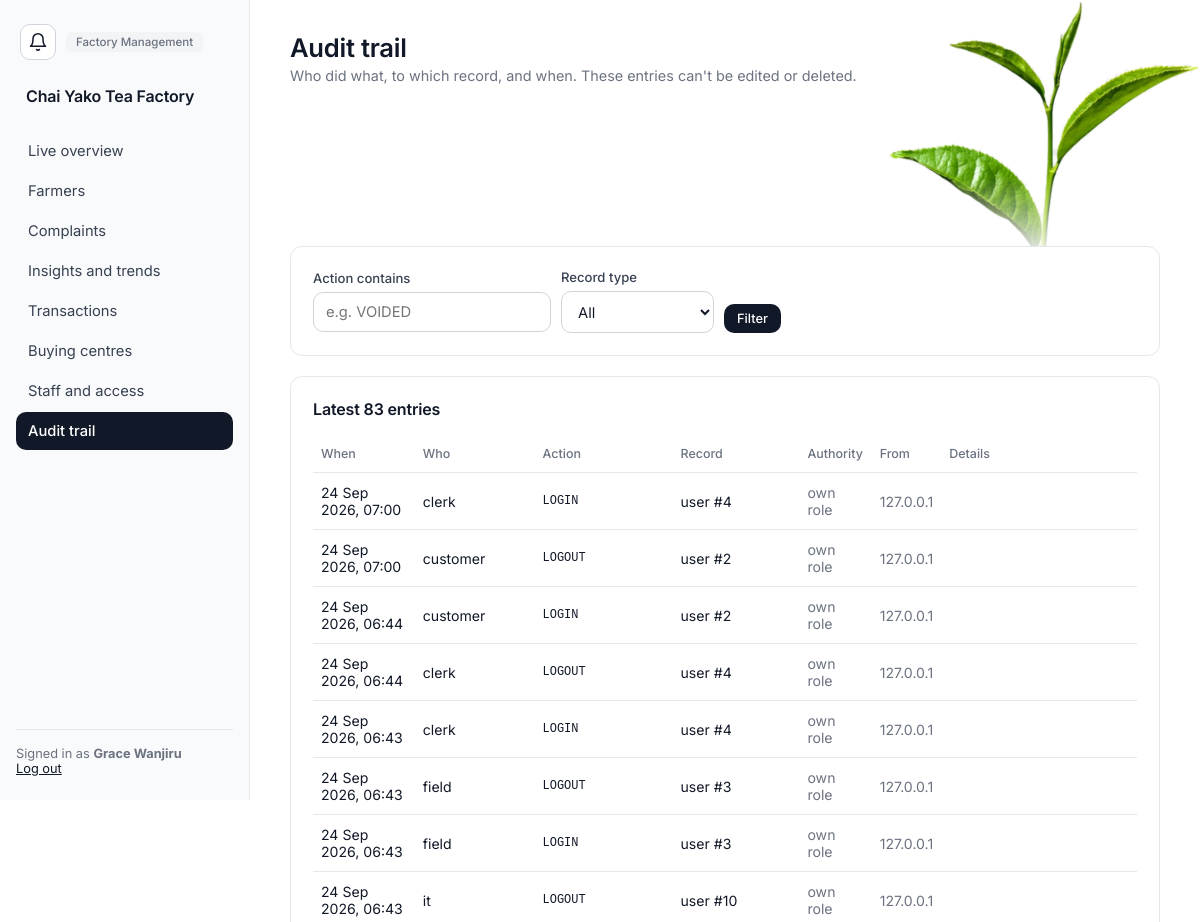
Before: /management/audit (signed in, upper part) with the older database file.
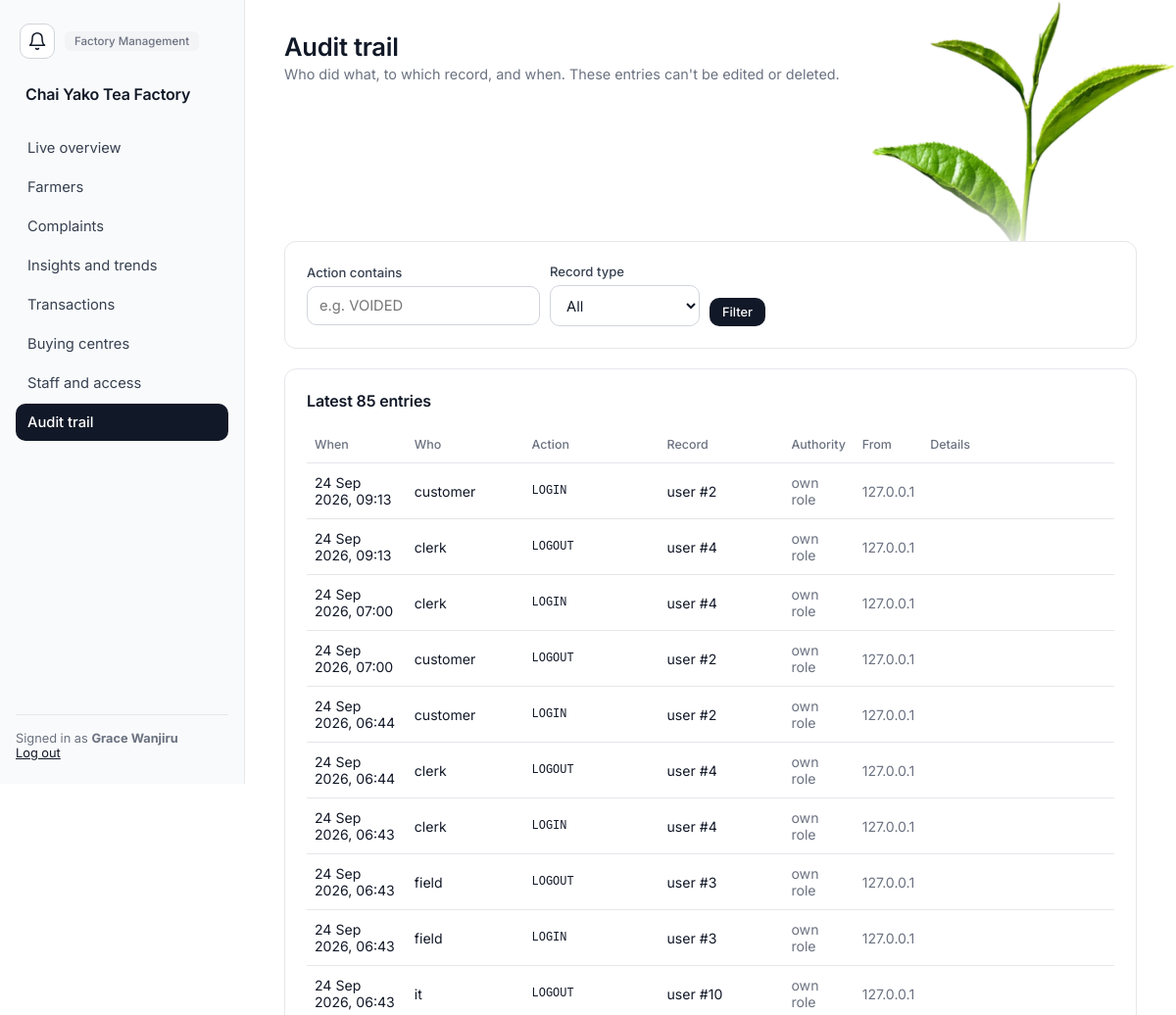
After: the same page with the newer database file.
### app/models.py (models this page shows, shortened)
class Department(db.Model):
    __tablename__ = "departments"
    id = db.Column(db.Integer, primary_key=True)
    name = db.Column(db.String(100), unique=True, nullable=False)
    description = db.Column(db.String(255))
    status = db.Column(db.String(20), nullable=False, default="ACTIVE")
    created_at = db.Column(db.DateTime, nullable=False, default=utcnow)
    updated_at = db.Column(db.DateTime, nullable=False, default=utcnow, onupdate=utcnow)
    employees = db.relationship("Employee", back_populates="department")

class Employee(db.Model):
    __tablename__ = "employees"
    id = db.Column(db.Integer, primary_key=True)
    employee_number = db.Column(db.String(30), unique=True, nullable=False)
    first_name = db.Column(db.String(80), nullable=False)
    last_name = db.Column(db.String(80), nullable=False)
    phone = db.Column(db.String(30))
    email = db.Column(db.String(120))
    department_id = db.Column(db.Integer, db.ForeignKey("departments.id"), nullable=False, index=True)
    status = db.Column(db.String(20), nullable=False, default="ACTIVE")
    created_at = db.Column(db.DateTime, nullable=False, default=utcnow)
    updated_at = db.Column(db.DateTime, nullable=False, default=utcnow, onupdate=utcnow)
    department = db.relationship("Department", back_populates="employees")
    roles = db.relationship("Role", secondary=employee_roles, back_populates="employees")
    user = db.relationship("User", back_populates="employee", uselist=False)
    @property
    def full_name(self):
        return f"{self.first_name} {self.last_name}"

class AuditLog(db.Model):
    __tablename__ = "audit_logs"
    id = db.Column(db.Integer, primary_key=True)
    user_id = db.Column(db.Integer, db.ForeignKey("users.id"))
    action = db.Column(db.String(60), nullable=False)
    entity_type = db.Column(db.String(60))
    entity_id = db.Column(db.Integer)
    old_value = db.Column(db.Text)   # JSON
    new_value = db.Column(db.Text)   # JSON
    delegation_id = db.Column(db.Integer, db.ForeignKey("delegations.id"))
    ip_address = db.Column(db.String(45))
    created_at = db.Column(db.DateTime, nullable=False, default=utcnow)
    user = db.relationship("User")
    delegation = db.relationship("Delegation")
    __table_args__ = (
        db.Index("ix_audit_entity", "entity_type", "entity_id"),
        db.Index("ix_audit_created", "created_at"),
    )

class User(UserMixin, db.Model):
    __tablename__ = "users"
    id = db.Column(db.Integer, primary_key=True)
    employee_id = db.Column(db.Integer, db.ForeignKey("employees.id"), unique=True, nullable=False)
    username = db.Column(db.String(80), unique=True, nullable=False)
    password_hash = db.Column(db.String(255), nullable=False)
    pin_hash = db.Column(db.String(255))
    status = db.Column(db.String(20), nullable=False, default="ACTIVE")
    last_login_at = db.Column(db.DateTime)
    created_at = db.Column(db.DateTime, nullable=False, default=utcnow)
    updated_at = db.Column(db.DateTime, nullable=False, default=utcnow, onupdate=utcnow)
    employee = db.relationship("Employee", back_populates="user")
    @property
    def is_active(self):
        return self.status == "ACTIVE" and self.employee.status == "ACTIVE"
    @property
    def full_name(self):
        return self.employee.full_name
    @property
    def department(self):
        return self.employee.department

### app/management.py (the view)
@management_bp.route("/audit")
@permission_required("VIEW_AUDIT_LOG")
def audit():
    action = request.args.get("action", "").strip().upper()
    entity = request.args.get("entity", "").strip()
    query = AuditLog.query.outerjoin(User, User.id == AuditLog.user_id)
    if action:
        query = query.filter(AuditLog.action.like(f"%{action}%"))
    if entity:
        query = query.filter(AuditLog.entity_type == entity)
    entries = query.order_by(AuditLog.id.desc()).limit(200).all()
    entity_types = [row[0] for row in db.session.query(AuditLog.entity_type).distinct().order_by(AuditLog.entity_type)
                    if row[0]]
    return render_template("management/audit.html", entries=entries, action=action, entity=entity,
                           entity_types=entity_types)

### app/navigation.py (called while the page is built)
def home_endpoint(user):
    for permission, endpoint in _HOME:
        if has_permission(user, permission):
            return endpoint
    return "notices.board"          # an account with no working role still gets somewhere

def nav_items(user):
    allowed = [(endpoint, label) for endpoint, label, rule in _NAV
               if rule(lambda name: has_permission(user, name))]
    home = home_endpoint(user)
    allowed.sort(key=lambda item: item[0] != home)      # stable: only the home item moves up
    return allowed

def home_url(user):
    return url_for(home_endpoint(user))

### app/permissions.py (called while the page is built)
def role_permission_names(user):
    cache = g.setdefault("_role_permissions", {})
    if user.id not in cache:
        cache[user.id] = {
            permission.name
            for role in user.employee.roles if role.status == "ACTIVE"
            for permission in role.permissions
        }
    return cache[user.id]

def active_delegations(user):
    cache = g.setdefault("_active_delegations", {})
    if user.id not in cache:
        now = utcnow()
        rows = Delegation.query.filter_by(delegate_employee_id=user.employee_id, status="ACTIVE").all()
        cache[user.id] = [
            d for d in rows
            if delegation_is_active(d.status, d.start_at, d.expires_at, d.withdrawn_at, now)
        ]
    return cache[user.id]

def permission_source(user, name):
    if user is None or not getattr(user, "is_authenticated", False):
        return None
    if name in role_permission_names(user):
        return ("role", None)
    for delegation in active_delegations(user):
        if delegation.permission.name == name:
            return ("delegation", delegation.id)
    return None

def has_permission(user, name):
    return permission_source(user, name) is not None

def permission_required(*names):
    assert names, "permission_required() needs at least one permission name"
    def decorator(view):
        @wraps(view)
        @login_required
        def wrapped(*args, **kwargs):
            for name in names:
                source = permission_source(current_user, name)
                if source is not None:
                    g.acting_delegation_id = source[1]
                    return view(*args, **kwargs)
            abort(403)
        return wrapped
    return decorator

### app/timeutil.py (called while the page is built)
def utcnow():
    return datetime.now(timezone.utc).replace(tzinfo=None)

def to_eat(moment):
    return moment + EAT_OFFSET if moment else None

### app/templates/management/audit.html (shortened to what this page needs)
{% extends "layout/base.html" %}
{% block content %}
<div class="topbar">
  <div class="greeting"><h1>Audit trail</h1><p>Who did what, to which record, and when. These entries can't be edited or deleted.</p></div>
</div>
<div class="card mb">
  <form method="GET" class="chart-toolbar" style="margin:0;">
    <div><label>Action contains</label><input type="text" name="action" value="{{ action }}" placeholder="e.g. VOIDED"></div>
    <div><label>Record type</label>
      <select name="entity"><option value="">All</option>
      </select></div>
    <div style="align-self:flex-end;"><button class="btn btn-primary btn-sm" type="submit">Filter</button></div>
  </form>
</div>
<div class="card">
  <div class="card-header"><h3>Latest {{ entries|length }} entries</h3></div>
  <div class="table-scroll">
  <table>
    <thead><tr><th>When</th><th>Who</th><th>Action</th><th>Record</th><th>Authority</th><th>From</th><th>Details</th></tr></thead>
    <tbody>
      {% for e in entries %}
      <tr>
        <td>{{ e.created_at|eat }}</td>
        <td>{{ e.user.username if e.user else '—' }}</td>
        <td class="mono">{{ e.action }}</td>
        <td>{{ e.entity_type or '—' }}{% if e.entity_id %} #{{ e.entity_id }}{% endif %}</td>
        <td>{% if e.delegation_id %}<span class="tag tag-dept">delegation #{{ e.delegation_id }}</span>{% else %}<span class="muted">own role</span>{% endif %}</td>
        <td class="muted">{{ e.ip_address or '' }}</td>
        <td class="mono" style="max-width:340px; word-break:break-word;">{% if e.old_value %}was {{ e.old_value }}<br>{% endif %}{{ e.new_value or '' }}</td>
      </tr>
      {% endfor %}
    </tbody>
  </table>
  </div>
</div>
{% endblock %}

### app/templates/layout/base.html (shortened to what this page needs)
<!DOCTYPE html>
<html lang="en">
<head>
<link rel="stylesheet" href="{{ url_for('static', filename='css/style.css') }}">
</head>
<body>
<div class="app-shell">
  <img class="leaf-corner" src="{{ url_for('static', filename='img/tea-leaf.png') }}" alt="" aria-hidden="true">
  <aside class="sidebar factory" id="sidebar">
    <div class="sidebar-top">
      <a href="{{ url_for('notices.board') }}" class="bell {% if request.endpoint and request.endpoint.startswith('notices.') %}active{% endif %}" aria-label="Notices" title="Notices"><svg viewBox="0 0 24 24" fill="none" stroke="currentColor" stroke-width="1.8" stroke-linecap="round" stroke-linejoin="round" aria-hidden="true"><path d="M18 8A6 6 0 0 0 6 8c0 7-3 9-3 9h18s-3-2-3-9"/><path d="M13.7 21a2 2 0 0 1-3.4 0"/></svg></a>
      <span class="role-badge">{{ current_user.department.name }}</span>
    </div>
    <div class="brand">{{ factory_name }}</div>
    <nav class="sidebar-links">
      {% for endpoint, label in nav_items %}
        <a href="{{ url_for(endpoint) }}" class="nav-link {% if request.endpoint and request.endpoint.startswith(endpoint) %}active{% endif %}">{{ label }}</a>
      {% endfor %}
    </nav>
    <div class="sidebar-footer">
      Signed in as <strong>{{ current_user.full_name }}</strong><br>
      <a href="{{ url_for('auth.logout') }}">Log out</a>
    </div>
  </aside>
  <main class="main-area">
    {% block content %}{% endblock %}
  </main>
</div>
</body>
</html>

Changed rows visible on the page:
added AuditLog: created_at|eat "24 Sep 2026, 09:13", user "customer", action "LOGIN", entity_type "user", entity_id "2", shows "own role", ip_address "127.0.0.1"
added AuditLog: created_at|eat "24 Sep 2026, 09:13", user "clerk", action "LOGOUT", entity_type "user", entity_id "4", shows "own role", ip_address "127.0.0.1"
Other visible differences:
{{ entries|length }}: "83" → "85"
